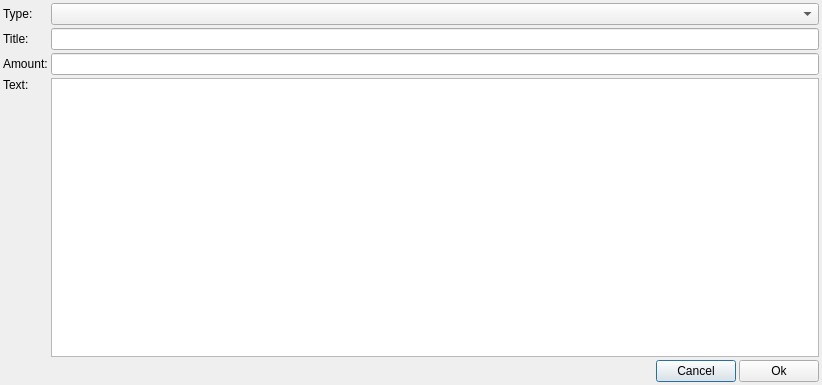
<?xml version="1.0" encoding="UTF-8"?>
<ui version="4.0">
 <class>ChefkochImportDialog</class>
 <widget class="QDialog" name="ChefkochImportDialog">
  <property name="geometry">
   <rect>
    <x>0</x>
    <y>0</y>
    <width>822</width>
    <height>385</height>
   </rect>
  </property>
  <property name="windowTitle">
   <string>Dialog</string>
  </property>
  <layout class="QGridLayout" name="gridLayout">
   <property name="leftMargin">
    <number>3</number>
   </property>
   <property name="topMargin">
    <number>3</number>
   </property>
   <property name="rightMargin">
    <number>3</number>
   </property>
   <property name="bottomMargin">
    <number>3</number>
   </property>
   <property name="spacing">
    <number>3</number>
   </property>
   <item row="1" column="0">
    <widget class="QLabel" name="label">
     <property name="text">
      <string>Title:</string>
     </property>
    </widget>
   </item>
   <item row="1" column="1">
    <widget class="QLineEdit" name="title"/>
   </item>
   <item row="3" column="0">
    <widget class="QLabel" name="label_2">
     <property name="text">
      <string>Text:</string>
     </property>
     <property name="alignment">
      <set>Qt::AlignLeading|Qt::AlignLeft|Qt::AlignTop</set>
     </property>
    </widget>
   </item>
   <item row="3" column="1">
    <widget class="QPlainTextEdit" name="text"/>
   </item>
   <item row="0" column="0">
    <widget class="QLabel" name="label_4">
     <property name="text">
      <string>Type:</string>
     </property>
    </widget>
   </item>
   <item row="0" column="1">
    <widget class="QComboBox" name="type"/>
   </item>
   <item row="2" column="0">
    <widget class="QLabel" name="label_3">
     <property name="text">
      <string>Amount:</string>
     </property>
    </widget>
   </item>
   <item row="2" column="1">
    <widget class="QLineEdit" name="amount"/>
   </item>
   <item row="4" column="0" colspan="2">
    <layout class="QHBoxLayout" name="horizontalLayout">
     <item>
      <spacer name="horizontalSpacer">
       <property name="orientation">
        <enum>Qt::Horizontal</enum>
       </property>
       <property name="sizeHint" stdset="0">
        <size>
         <width>40</width>
         <height>20</height>
        </size>
       </property>
      </spacer>
     </item>
     <item>
      <widget class="QPushButton" name="cancle_btn">
       <property name="text">
        <string>Cancel</string>
       </property>
      </widget>
     </item>
     <item>
      <widget class="QPushButton" name="ok_btn">
       <property name="text">
        <string>Ok</string>
       </property>
      </widget>
     </item>
    </layout>
   </item>
  </layout>
 </widget>
 <resources/>
 <connections>
  <connection>
   <sender>cancle_btn</sender>
   <signal>clicked()</signal>
   <receiver>ChefkochImportDialog</receiver>
   <slot>reject()</slot>
   <hints>
    <hint type="sourcelabel">
     <x>699</x>
     <y>369</y>
    </hint>
    <hint type="destinationlabel">
     <x>410</x>
     <y>192</y>
    </hint>
   </hints>
  </connection>
 </connections>
</ui>
